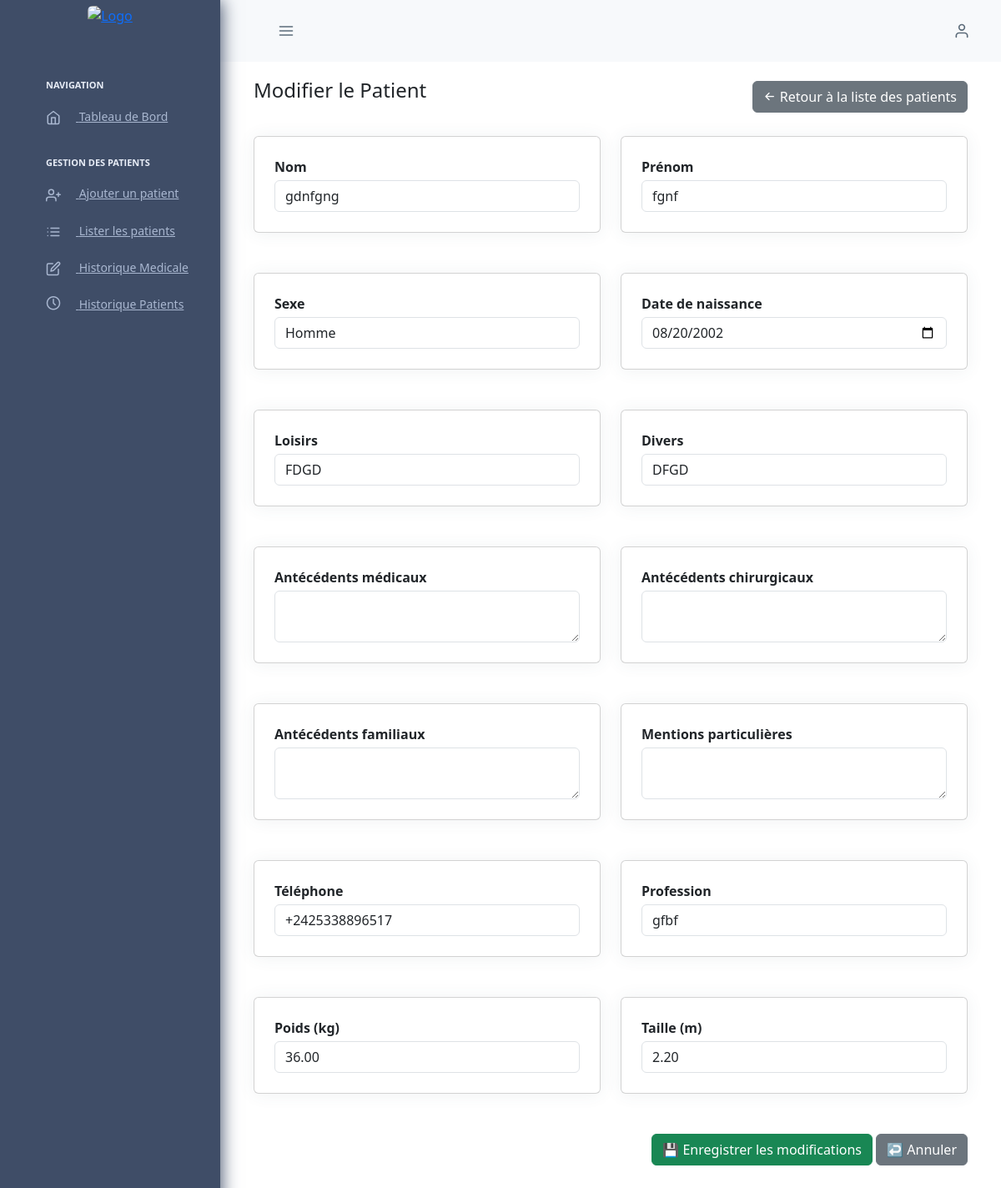
/modifier_patient.php?id=66 (signed in), run on the app's committed database.
### tables this page shows
CREATE TABLE `patients` (
  `id_patient` int(11) NOT NULL,
  `nom` varchar(50) NOT NULL,
  `prenom` varchar(50) NOT NULL,
  `sexe` enum('Masculin','Feminin') NOT NULL,
  `date_naissance` date NOT NULL,
  `loisirs` text DEFAULT NULL,
  `divers` text DEFAULT NULL,
  `antecedents_medicaux` text DEFAULT NULL,
  `chirurgicaux` text DEFAULT NULL,
  `familiaux` text DEFAULT NULL,
  `mentions_particulieres` text DEFAULT NULL,
  `telephone` varchar(20) DEFAULT NULL,
  `profession` varchar(100) DEFAULT NULL,
  `poids` decimal(5,2) DEFAULT NULL,
  `taille` decimal(5,2) DEFAULT NULL,
  `id_utilisateur` int(11) DEFAULT NULL,
  `date_creation` datetime DEFAULT current_timestamp()
);

### modifier_patient.php (the view, shortened to what this page needs)
<?php
require_once 'db.php';
$id_patient = isset($_GET['id']) ? intval($_GET['id']) : 0;
$stmt = $pdo->prepare("SELECT * FROM patients WHERE id_patient = ?");
$stmt->execute([$id_patient]);
$patient = $stmt->fetch();
$isCreator   = $patient['id_utilisateur'] == $_SESSION['user']['id'];
$isPrincipal = $_SESSION['user']['statut'] === 'principal';
$acces_non_autorise = (!$isCreator && !$isPrincipal);
include 'includes/header.php';
include 'includes/sidebar-medecin.php';
?>
<div class="pc-container">
  <div class="pc-content">
    <div class="page-header d-flex justify-content-between align-items-center">
      <h4 class="mb-3">Modifier le Patient</h4>
      <a href="lister_patients.php" class="btn btn-secondary">
        <i class="ti ti-arrow-left"></i> Retour à la liste des patients
      </a>
    </div>
    <?php if ($acces_non_autorise): ?>
      <div class="card p-4 text-center">
        <h5 class="mb-3 text-danger">⚠️ Accès refusé</h5>
        <p>Vous n'avez pas les droits pour modifier ce patient.</p>
        <a href="lister_patients.php" class="btn btn-primary mt-2">
          <i class="ti ti-list"></i> Retour à la liste des patients
        </a>
      </div>
    <?php else: ?>
    <form method="POST">
      <div class="grid grid-cols-12 gap-4">
        <div class="col-span-12 md:col-span-6">
          <div class="card p-4">
            <label class="font-semibold">Nom</label>
            <input type="text" name="nom" class="form-control mt-1" value="<?= htmlspecialchars($patient['nom']) ?>" required>
          </div>
        </div>
        <div class="col-span-12 md:col-span-6">
          <div class="card p-4">
            <label class="font-semibold">Prénom</label>
            <input type="text" name="prenom" class="form-control mt-1" value="<?= htmlspecialchars($patient['prenom']) ?>" required>
          </div>
        </div>
        <div class="col-span-12 md:col-span-6">
          <div class="card p-4">
            <label class="font-semibold">Sexe</label>
            <select name="sexe" class="form-control mt-1" required>
              <option value="Homme" <?= $patient['sexe'] === 'Homme' ? 'selected' : '' ?>>Homme</option>
            </select>
          </div>
        </div>
        <div class="col-span-12 md:col-span-6">
          <div class="card p-4">
            <label class="font-semibold">Date de naissance</label>
            <input type="date" name="date_naissance" class="form-control mt-1" value="<?= $patient['date_naissance'] ?>" required>
          </div>
        </div>
        <div class="col-span-12 md:col-span-6">
          <div class="card p-4">
            <label class="font-semibold">Loisirs</label>
            <input type="text" name="loisirs" class="form-control mt-1" value="<?= htmlspecialchars($patient['loisirs']) ?>">
          </div>
        </div>
        <div class="col-span-12 md:col-span-6">
          <div class="card p-4">
            <label class="font-semibold">Divers</label>
            <input type="text" name="divers" class="form-control mt-1" value="<?= htmlspecialchars($patient['divers']) ?>">
          </div>
        </div>
        <div class="col-span-12 md:col-span-6">
          <div class="card p-4">
            <label class="font-semibold">Antécédents médicaux</label>
            <textarea name="antecedents_medicaux" class="form-control mt-1"><?= htmlspecialchars($patient['antecedents_medicaux']) ?></textarea>
          </div>
        </div>
        <div class="col-span-12 md:col-span-6">
          <div class="card p-4">
            <label class="font-semibold">Antécédents chirurgicaux</label>
            <textarea name="chirurgicaux" class="form-control mt-1"><?= htmlspecialchars($patient['chirurgicaux']) ?></textarea>
          </div>
        </div>
        <div class="col-span-12 md:col-span-6">
          <div class="card p-4">
            <label class="font-semibold">Antécédents familiaux</label>
            <textarea name="familiaux" class="form-control mt-1"><?= htmlspecialchars($patient['familiaux']) ?></textarea>
          </div>
        </div>
        <div class="col-span-12 md:col-span-6">
          <div class="card p-4">
            <label class="font-semibold">Mentions particulières</label>
            <textarea name="mentions_particulieres" class="form-control mt-1"><?= htmlspecialchars($patient['mentions_particulieres']) ?></textarea>
          </div>
        </div>
        <div class="col-span-12 md:col-span-6">
          <div class="card p-4">
            <label class="font-semibold">Téléphone</label>
            <input type="text" name="telephone" class="form-control mt-1" value="<?= htmlspecialchars($patient['telephone']) ?>">
          </div>
        </div>
        <div class="col-span-12 md:col-span-6">
          <div class="card p-4">
            <label class="font-semibold">Profession</label>
            <input type="text" name="profession" class="form-control mt-1" value="<?= htmlspecialchars($patient['profession']) ?>">
          </div>
        </div>
        <div class="col-span-12 md:col-span-6">
          <div class="card p-4">
            <label class="font-semibold">Poids (kg)</label>
            <input type="number" step="0.01" name="poids" class="form-control mt-1" value="<?= htmlspecialchars($patient['poids']) ?>">
          </div>
        </div>
        <div class="col-span-12 md:col-span-6">
          <div class="card p-4">
            <label class="font-semibold">Taille (m)</label>
            <input type="number" step="0.01" name="taille" class="form-control mt-1" value="<?= htmlspecialchars($patient['taille']) ?>">
          </div>
        </div>
        <div class="col-span-12 text-end">
          <button type="submit" class="btn btn-success">💾 Enregistrer les modifications</button>
          <a href="details_patient.php?id=<?= $id_patient ?>" class="btn btn-secondary">↩️ Annuler</a>
        </div>
      </div>
    </form>
    <?php endif; ?>
  </div>
</div>
<?php include 'includes/footer.php'; ?>

### data on the page
patients: nom "gdnfgng", prenom "fgnf", date_naissance "08/20/2002", loisirs "FDGD", divers "DFGD", telephone "+2425338896517", profession "gfbf", poids "36.00", taille "2.20"
